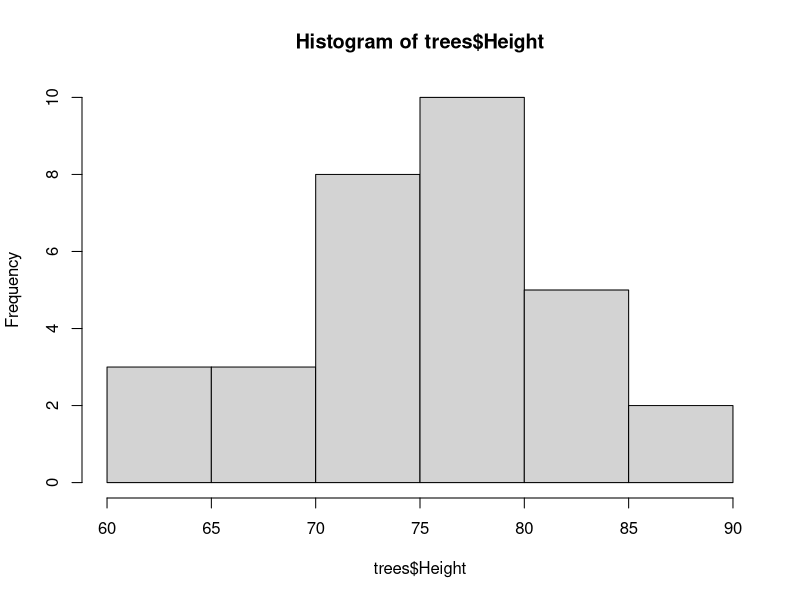
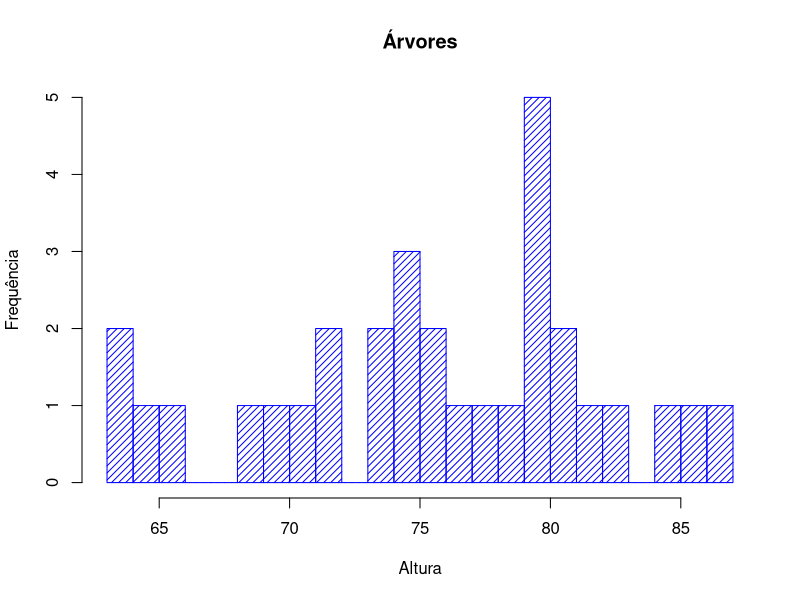
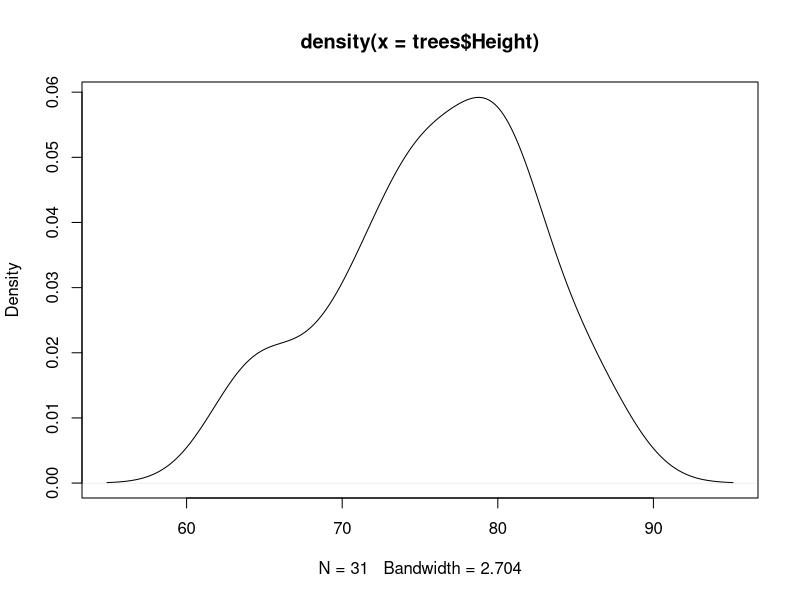
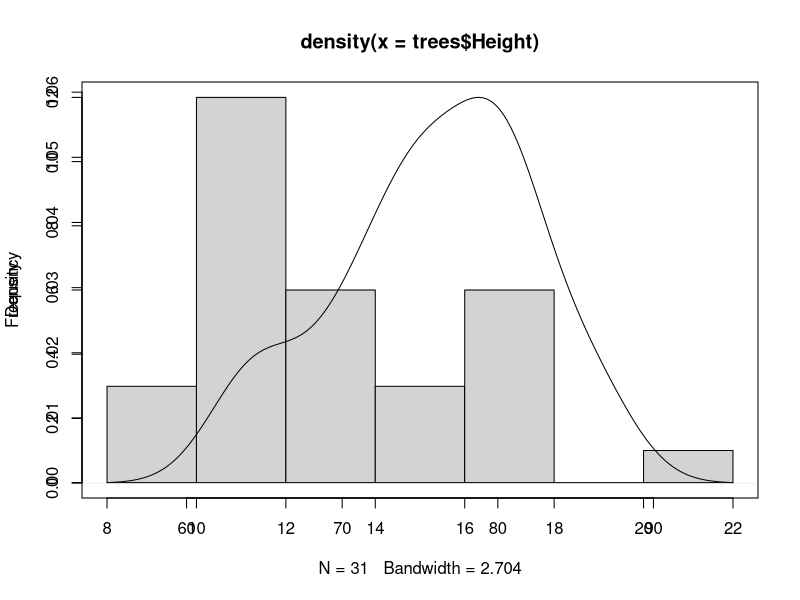
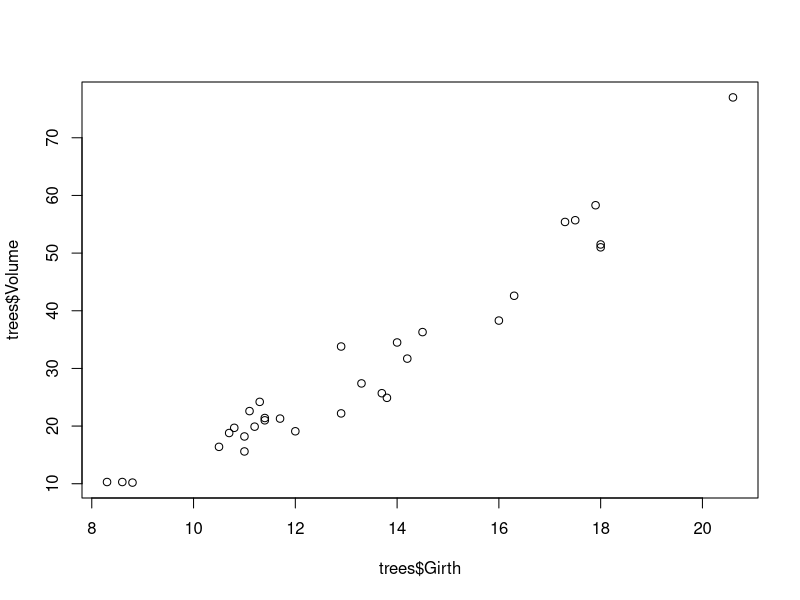
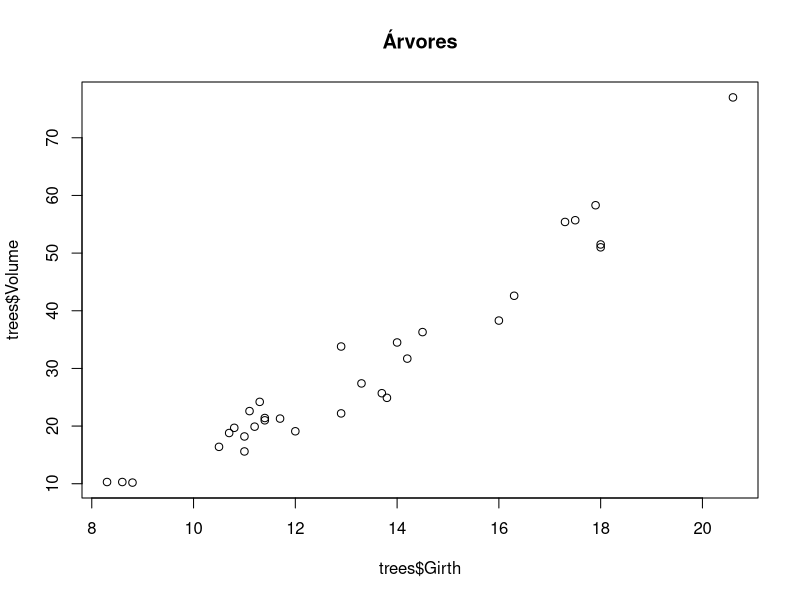
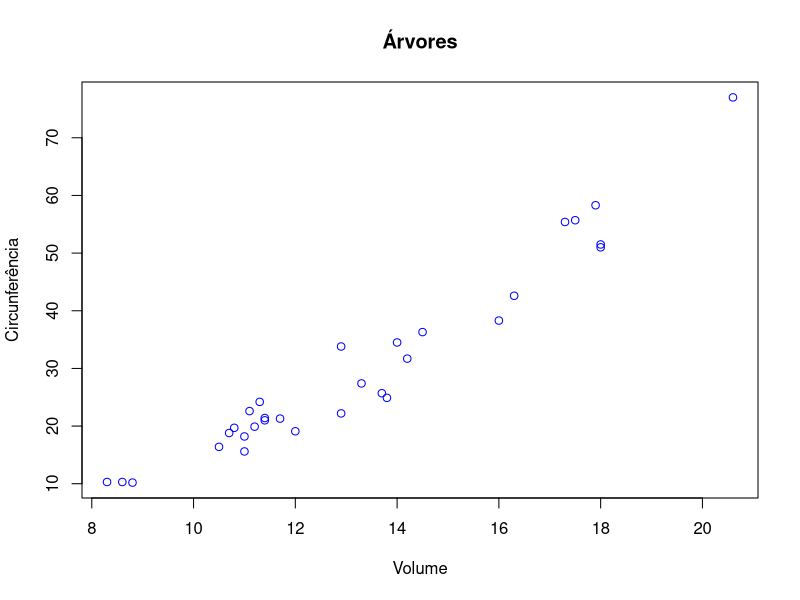
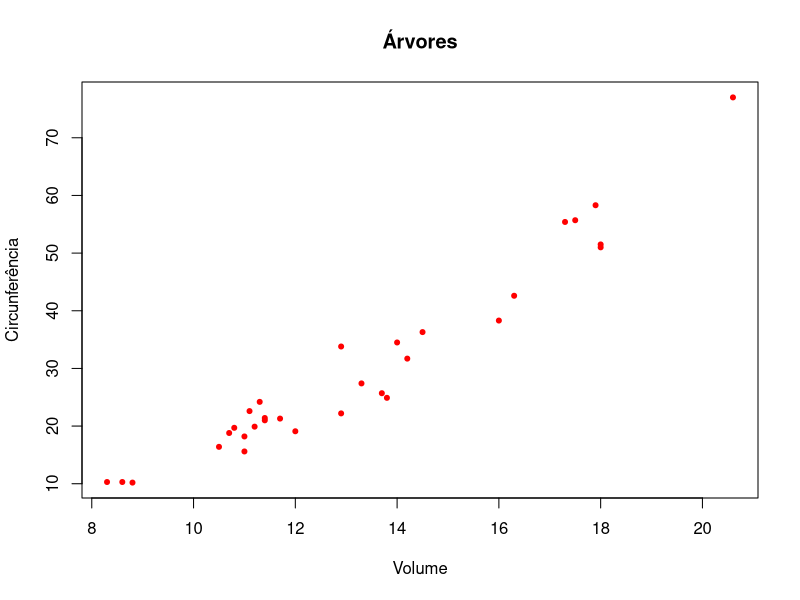

The R source for these figures, in order:
## ---- chunk 1
trees
hist(trees$Height)
hist(trees$Height, main ="Árvores", ylab = "Frequência", xlab = "Altura", col = "blue", density = 20, breaks = 20)

## ---- chunk 2
densidade = density(trees$Height)
plot(densidade)
## ---- chunk 3
hist(trees$Girth, main = NULL, xlab = NULL)
par(new=TRUE)
plot(densidade)
## ---- chunk 4
plot(trees$Girth, trees$Volume)
plot(trees$Girth, trees$Volume, main = "Árvores")
plot(trees$Girth, trees$Volume, ylab = "Circunferência", xlab = "Volume", col="blue", main = "Árvores")
#pch muda o elemento gráfico
plot(trees$Girth, trees$Volume, ylab = "Circunferência", xlab = "Volume", col = "red", main = "Árvores", pch = 20)
## ---- chunk 5
#plot com linhas
plot(trees$Girth, trees$Volume, ylab = "Circunferência", xlab = "Volume", col = "blue", main = "Árvores", pch = 20, type = "l")
## ---- chunk 6
plot(jitter(trees$Girth), trees$Volume, ylab = "Circunferência", xlab = "Volume", col = "blue", main = "Árvores")
## ---- chunk 7
#legenda o gráfico
plot(CO2$conc, CO2$uptake, pch = 20, col = CO2$Treatment)
legend("bottomright", legend= c("nonchilled", "chilled"), cex = 1, fill = c("black", "red"))
## ---- chunk 8
plot(trees)
## ---- chunk 9
split.screen(figs = c(2,2))
screen(1)
plot(trees$Girth, trees$Volume)
screen(2)
plot(trees$Girth, trees$Height)
screen(3)
plot(trees$Height, trees$Volume)
screen(4)
hist(trees$Volume)
close.screen(all = TRUE)
